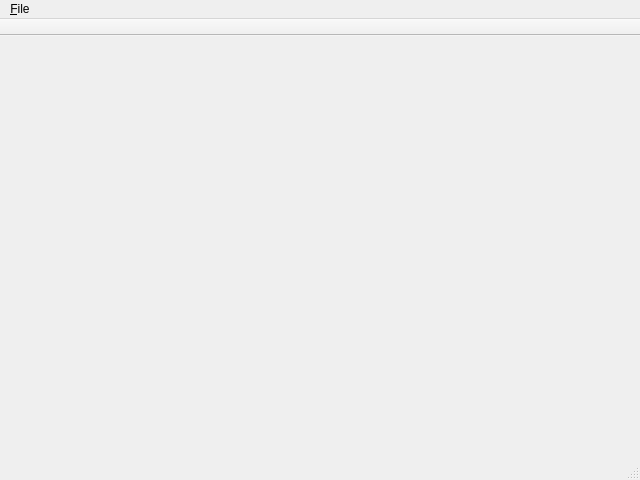
<?xml version="1.0" encoding="UTF-8"?>
<ui version="4.0">
 <class>MainWindow</class>
 <widget class="QMainWindow" name="MainWindow">
  <property name="geometry">
   <rect>
    <x>0</x>
    <y>0</y>
    <width>640</width>
    <height>480</height>
   </rect>
  </property>
  <property name="windowTitle">
   <string>MainWindow</string>
  </property>
  <widget class="QWidget" name="centralwidget"/>
  <widget class="QMenuBar" name="menubar">
   <property name="geometry">
    <rect>
     <x>0</x>
     <y>0</y>
     <width>640</width>
     <height>21</height>
    </rect>
   </property>
   <widget class="QMenu" name="menuFile">
    <property name="title">
     <string>&amp;File</string>
    </property>
    <addaction name="actionNew"/>
    <addaction name="actionOpen"/>
   </widget>
   <addaction name="menuFile"/>
  </widget>
  <widget class="QStatusBar" name="statusbar"/>
  <widget class="QToolBar" name="toolBar">
   <property name="windowTitle">
    <string>toolBar</string>
   </property>
   <property name="movable">
    <bool>false</bool>
   </property>
   <attribute name="toolBarArea">
    <enum>TopToolBarArea</enum>
   </attribute>
   <attribute name="toolBarBreak">
    <bool>true</bool>
   </attribute>
  </widget>
  <action name="actionNew">
   <property name="icon">
    <iconset>
     <normalon>images/wiimote.png</normalon>
    </iconset>
   </property>
   <property name="text">
    <string>New</string>
   </property>
   <property name="iconVisibleInMenu">
    <bool>true</bool>
   </property>
  </action>
  <action name="actionOpen">
   <property name="text">
    <string>Open</string>
   </property>
  </action>
 </widget>
 <resources/>
 <connections/>
</ui>
